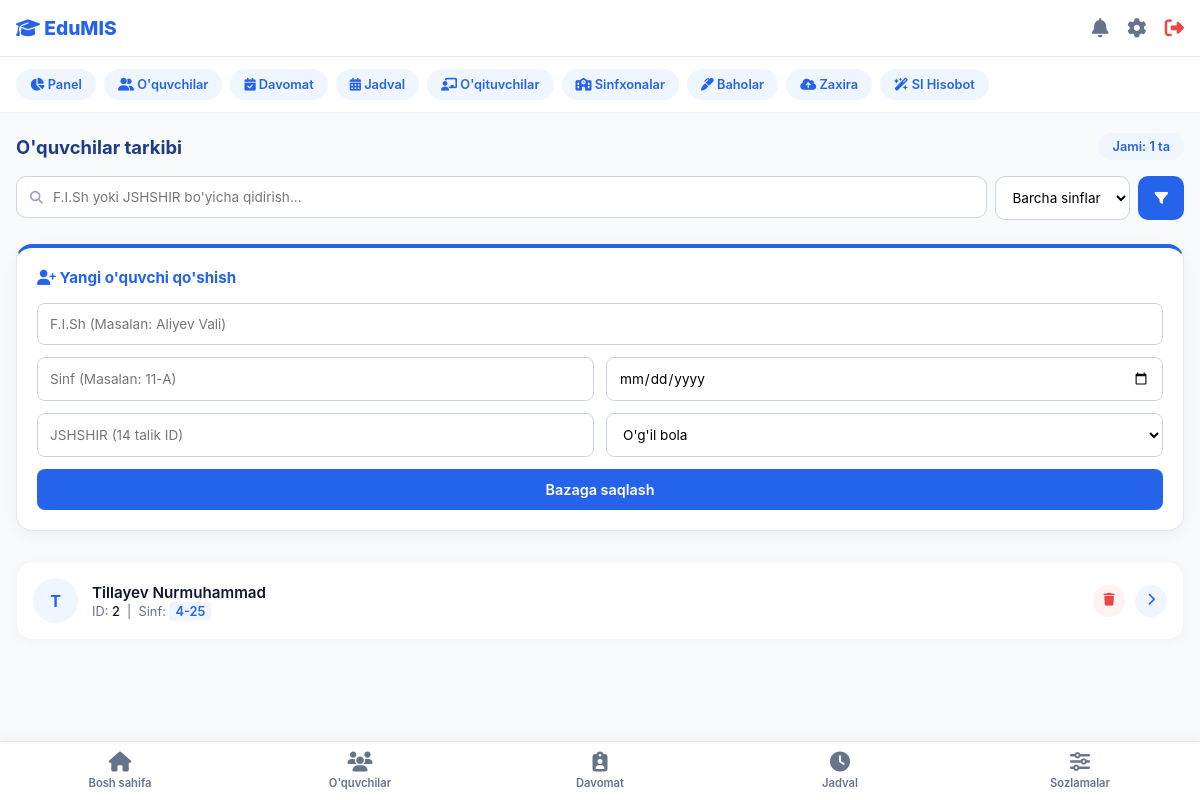
The app's page /students (signed in) with its own data.
### tables this page shows
CREATE TABLE students (
        id INTEGER PRIMARY KEY AUTOINCREMENT,
        user_id INTEGER NOT NULL,
        class_id TEXT,
        birth_date TEXT,
        FOREIGN KEY(user_id) REFERENCES users(id) ON DELETE CASCADE
    );

CREATE TABLE users (
        id INTEGER PRIMARY KEY AUTOINCREMENT,
        username TEXT UNIQUE NOT NULL,
        password TEXT NOT NULL,
        role TEXT NOT NULL,
        full_name TEXT NOT NULL,
        gender TEXT
    , phone TEXT, email TEXT, position TEXT, theme TEXT DEFAULT 'light', language TEXT DEFAULT 'uz', notify_grades INTEGER DEFAULT 1, notify_attendance INTEGER DEFAULT 1, notify_homework INTEGER DEFAULT 1);

### app.py (the view)
@app.route('/students')
@role_required('admin')
def list_students():
    query = request.args.get('q', '').strip()
    selected_class = request.args.get('class_id', '').strip()
    conn = get_db_connection()
    sql = (
        'SELECT s.id, u.full_name, s.class_id, s.birth_date, u.username as jshshir '
        'FROM students s JOIN users u ON s.user_id = u.id WHERE 1=1'
    )
    params = []
    if query:
        sql += ' AND (u.full_name LIKE ? OR u.username LIKE ?)'
        params.extend([f'%{query}%', f'%{query}%'])
    if selected_class:
        sql += ' AND s.class_id = ?'
        params.append(selected_class)
    sql += ' ORDER BY u.full_name'
    students = conn.execute(sql, params).fetchall()
    all_classes = [
        row['class_id'] for row in
        conn.execute('SELECT DISTINCT class_id FROM students WHERE class_id IS NOT NULL ORDER BY class_id').fetchall()
    ]
    conn.close()
    return render_template(
        'students.html', students=students, query=query,
        selected_class=selected_class, all_classes=all_classes
    )

### app.py (called while the page is built)
def t(key):
    lang = session.get('language', 'uz')
    return translate(key, lang)

def get_db_connection():
    conn = sqlite3.connect(DB_NAME)
    conn.row_factory = sqlite3.Row
    conn.execute('PRAGMA foreign_keys = ON')
    return conn

def role_required(*roles):
    def decorator(view):
        @wraps(view)
        def wrapped(*args, **kwargs):
            if 'user_id' not in session:
                flash("Iltimos, avval tizimga kiring.", "error")
                return redirect(url_for('login'))
            if session.get('role') not in roles:
                flash("Bu amal uchun sizda ruxsat yo'q.", "error")
                return redirect(url_for('dashboard'))
            return view(*args, **kwargs)
        return wrapped
    return decorator

### translations.py (called while the page is built)
def translate(key, lang='uz'):
    entry = TRANSLATIONS.get(key)
    if not entry:
        return key
    return entry.get(lang) or entry.get('uz') or key

### templates/students.html (shortened to what this page needs)
{% extends 'base.html' %}
{% block content %}
<div style="padding: 0 16px; margin-top: 20px; padding-bottom: 60px;">
    <div style="display: flex; justify-content: space-between; align-items: center; margin-bottom: 16px;">
        <h3 style="font-size: 1.15rem; font-weight: 700; color: #1e3a8a;">O'quvchilar tarkibi</h3>
        <span style="background: #eff6ff; color: #2563eb; padding: 6px 14px; border-radius: 20px; font-size: 0.8rem; font-weight: 600;">
            Jami: {{ students|length }} ta
        </span>
    </div>
    <form action="/students" method="GET" style="display: flex; gap: 8px; margin-bottom: 24px;">
        <div style="flex: 1; position: relative;">
            <i class="fa-solid fa-magnifying-glass" style="position: absolute; left: 14px; top: 50%; transform: translateY(-50%); color: #94a3b8; font-size: 0.8rem;"></i>
            <input type="text" name="q" value="{{ query }}" placeholder="F.I.Sh yoki JSHSHIR bo'yicha qidirish..."
                   style="width: 100%; padding: 12px 12px 12px 36px; border: 1px solid #cbd5e1; border-radius: 10px; font-size: 0.85rem; outline: none;">
        </div>
        <select name="class_id" onchange="this.form.submit()"
                style="padding: 12px; border: 1px solid #cbd5e1; border-radius: 10px; font-size: 0.85rem; outline: none; background: white;">
            <option value="">Barcha sinflar</option>
        </select>
        <button type="submit" style="padding: 12px 16px; background: #2563eb; color: white; border: none; border-radius: 10px; font-weight: 600; font-size: 0.85rem;">
            <i class="fa-solid fa-filter"></i>
        </button>
    </form>
    <div style="background: white; border-radius: 16px; padding: 20px; margin-bottom: 30px; box-shadow: 0 4px 14px rgba(0,0,0,0.05); border: 1px solid #e2e8f0; border-top: 4px solid #2563eb;">
        <h4 style="font-size: 0.95rem; font-weight: 700; color: #2563eb; margin-bottom: 16px;">
            <i class="fa-solid fa-user-plus"></i> Yangi o'quvchi qo'shish
        </h4>
        <form action="/student/add" method="POST" style="display: flex; flex-direction: column; gap: 12px;">
            <input type="text" name="full_name" placeholder="F.I.Sh (Masalan: Aliyev Vali)" required
                   style="width: 100%; padding: 12px; border: 1px solid #cbd5e1; border-radius: 8px; font-size: 0.85rem; outline: none;">
            <div style="display: grid; grid-template-columns: 1fr 1fr; gap: 12px;">
                <input type="text" name="class_id" placeholder="Sinf (Masalan: 11-A)" required
                       style="width: 100%; padding: 12px; border: 1px solid #cbd5e1; border-radius: 8px; font-size: 0.85rem; outline: none;">
                <input type="date" name="birth_date" required
                       style="width: 100%; padding: 12px; border: 1px solid #cbd5e1; border-radius: 8px; font-size: 0.85rem; outline: none;">
            </div>
            <div style="display: grid; grid-template-columns: 1fr 1fr; gap: 12px;">
                <input type="number" name="jshshir" placeholder="JSHSHIR (14 talik ID)" required
                       style="width: 100%; padding: 12px; border: 1px solid #cbd5e1; border-radius: 8px; font-size: 0.85rem; outline: none;">
                <select name="gender" style="width: 100%; padding: 12px; border: 1px solid #cbd5e1; border-radius: 8px; font-size: 0.85rem; outline: none; background: white;">
                    <option value="O'g'il bola">O'g'il bola</option>
                </select>
            </div>
            <button type="submit" style="width: 100%; padding: 12px; background: #2563eb; color: white; border: none; border-radius: 8px; font-weight: 600; font-size: 0.9rem; cursor: pointer; transition: 0.2s;">
                Bazaga saqlash
            </button>
        </form>
    </div>
    <div style="display: flex; flex-direction: column; gap: 14px;">
        {% for student in students %}
        <div style="background: white; border-radius: 16px; padding: 16px; display: flex; justify-content: space-between; align-items: center; box-shadow: 0 2px 10px rgba(0,0,0,0.03); border: 1px solid #f1f5f9;">
            <div style="display: flex; align-items: center; gap: 14px;">
                <div style="width: 45px; height: 45px; background: #eff6ff; border-radius: 50%; display: flex; align-items: center; justify-content: center; color: #2563eb; font-weight: 700;">
                    {{ student.full_name[0] if student.full_name else 'O' }}
                </div>
                <div>
                    <h4 style="font-size: 0.95rem; font-weight: 600; color: #0f172a; margin-bottom: 2px;">
                        {{ student.full_name }}
                    </h4>
                    <p style="font-size: 0.8rem; color: #64748b;">
                        ID: <span style="color: #0f172a; font-weight: 500;">{{ student.id }}</span> &nbsp;|&nbsp;
                        Sinf: <span style="background: #eff6ff; padding: 2px 6px; border-radius: 4px; color: #2563eb; font-weight: 600;">{{ student.class_id }}</span>
                    </p>
                </div>
            </div>
            <div style="display: flex; align-items: center; gap: 10px;">
                <form action="/student/delete/{{ student.id }}" method="POST" onsubmit="return confirm('Haqiqatan ham ushbu o\'quvchini o\'chirib tashlamoqchisiz?');" style="margin: 0;">
                    <button type="submit" style="width: 32px; height: 32px; background: #fef2f2; border-radius: 50%; display: flex; align-items: center; justify-content: center; color: #ef4444; border: none; cursor: pointer;">
                        <i class="fa-solid fa-trash" style="font-size: 0.8rem;"></i>
                    </button>
                </form>
                <a href="/student/{{ student.id }}" style="width: 32px; height: 32px; background: #eff6ff; border-radius: 50%; display: flex; align-items: center; justify-content: center; color: #2563eb; text-decoration: none;">
                    <i class="fa-solid fa-chevron-right" style="font-size: 0.8rem;"></i>
                </a>
            </div>
        </div>
        {% else %}
        <p style="text-align: center; color: #94a3b8; padding: 30px; font-size: 0.85rem;">
            {% if query or selected_class %}Qidiruv bo'yicha hech narsa topilmadi.{% else %}Hozircha o'quvchilar kiritilmagan.{% endif %}
        </p>
        {% endfor %}
    </div>
</div>
{% endblock %}

### templates/base.html (style rules this page uses)
:root { --bg-light: #f8fafc; --primary-blue: #2563eb; --text-dark: #0f172a; --text-muted: #64748b; --card-bg: white; --border-color: #e2e8f0; }
* { margin: 0; padding: 0; box-sizing: border-box; font-family: '-apple-system', BlinkMacSystemFont, "Segoe UI", Roboto, Helvetica, Arial, sans-serif; }
body { background-color: var(--bg-light); color: var(--text-dark); padding-bottom: 80px; }

### records on screen
students: full_name "T", full_name "Tillayev Nurmuhammad", id "2", class_id "4-25"

### other values on screen
{{ t('nav_panel') }} "Panel"
{{ t('nav_students') }} "O'quvchilar"
{{ t('nav_attendance') }} "Davomat"
{{ t('nav_schedule') }} "Jadval"
{{ t('nav_teachers') }} "O'qituvchilar"
{{ t('nav_classrooms') }} "Sinfxonalar"
{{ t('nav_grades') }} "Baholar"
{{ t('nav_backup') }} "Zaxira"
{{ t('nav_ai_report') }} "SI Hisobot"
{{ students|length }} "1"
{{ t('nav_home') }} "Bosh sahifa"
{{ t('nav_settings') }} "Sozlamalar"
